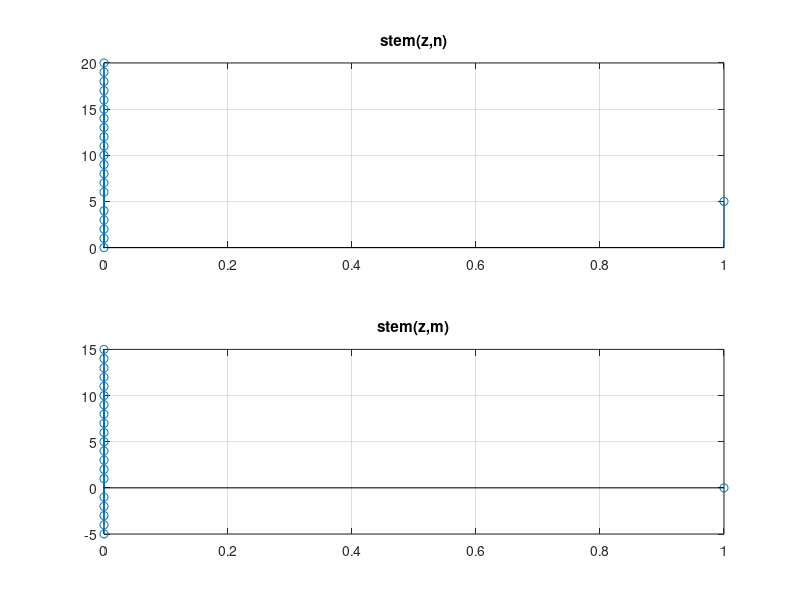
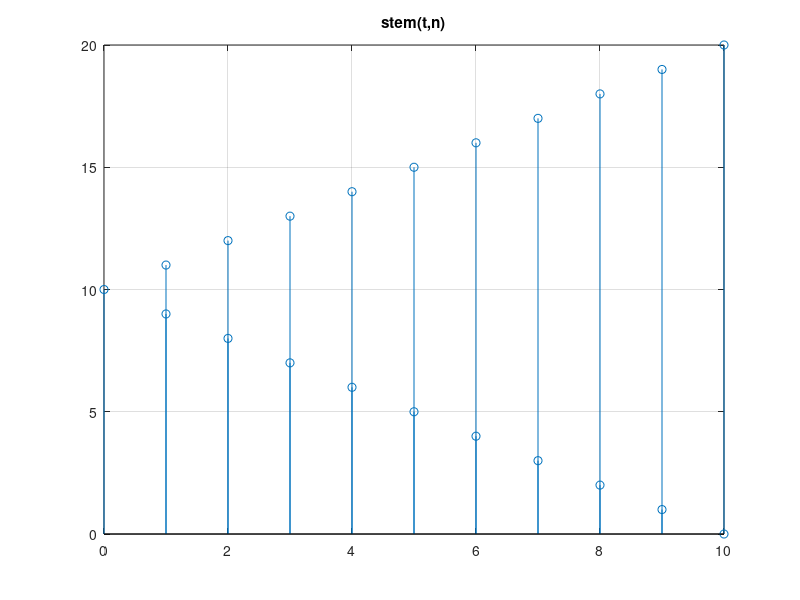
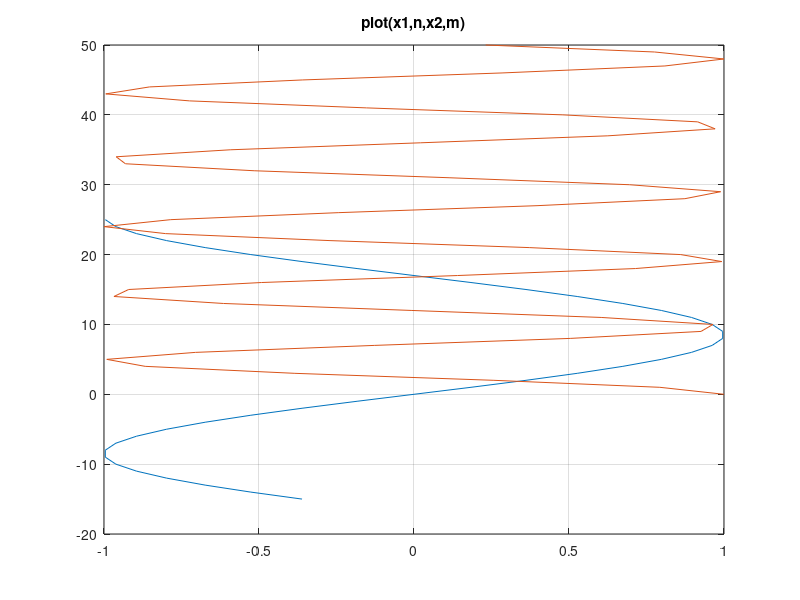
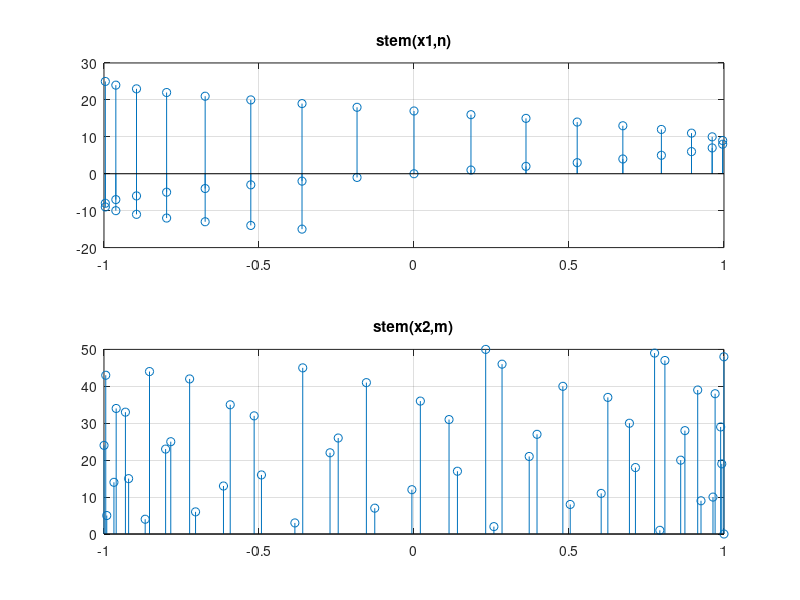

MATLAB code to generate these figures, in order:
% a)
z = zeros(1,21);
z(6) = 1;
n = 0:20;
m = -5:15;
% Reprezint vectorul z in functie de n sau m cu functia stem 
% Cu grid se traseaza o retea de linii
figure(1)
subplot(2,1,1),stem(z,n),title('stem(z,n)'),grid
subplot(2,1,2),stem(z,m),title('stem(z,m)'),grid

%b) 
t = abs(10-n);
figure(2)
stem(t,n),title('stem(t,n)'),grid

%c) 
figure(3)
n = -15:25;
x1 = sin((pi/17)*n);
m = 0:50;
x2 = cos((pi/sqrt(23))*m);
%Folosesc plot deoarece stem nu functioneaza pentru afisarea mai multor grafice
%intr-o singura fereastra.
plot(x1,n,x2,m),title('plot(x1,n,x2,m)'),grid

%c. se trece la alta figura pentru a se afisa urmatoarele grafice intr-o
%fereastra separata si se reprezinta grafic x1 si x2 in aceeasi fereastra dar
%nu in acelasi grafic
figure(4)
subplot(2,1,1),stem(x1,n),title('stem(x1,n)'),grid
subplot(2,1,2),stem(x2,m),title('stem(x2,m)'),grid